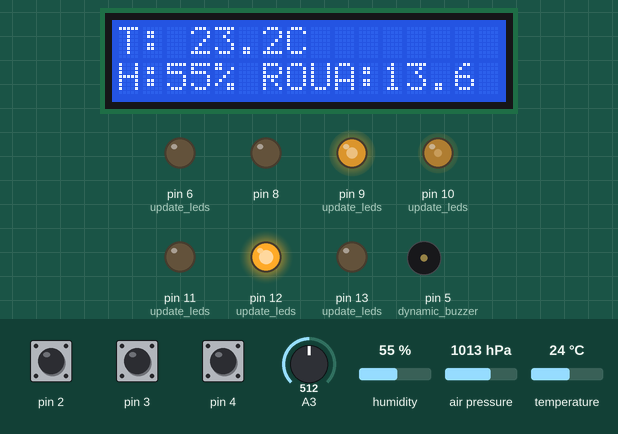
Simulated run of this program. Board: Arduino Uno, built with avr-gcc and run on an emulated ATmega328P. Shown: 16×2 character LCD, output pins drawn as LEDs (lit = HIGH), buzzer (waves = sounding, pin HIGH). Wiring (inferred from the names in the program): PCF8574 port expander at I2C address 0x27; AHT10/20 sensor at I2C address 0x38; BMP280 pressure sensor at I2C address 0x77. Wiring (inferred from the signals the program sends): character LCD (HD44780): RS Q0; E Q2; backlight Q3; data Q4, Q5, Q6, Q7. The test bench sets the inputs (shaded band); at power-on: pin 2 HIGH, pin 3 HIGH, pin 4 HIGH, A3 = 512, humidity 55 %, air pressure 1013 hPa, temperature 24 °C. EEPROM starts erased.

Above: at 2.9 s.
3.0 s: pin 2 pulled LOW for 3.2 s
At 6.4 s:
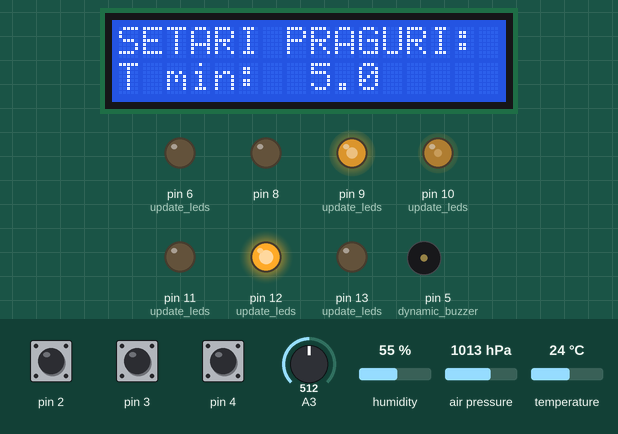
7.7 s: pin 2 pulled LOW for 0.15 s
At 9.2 s:
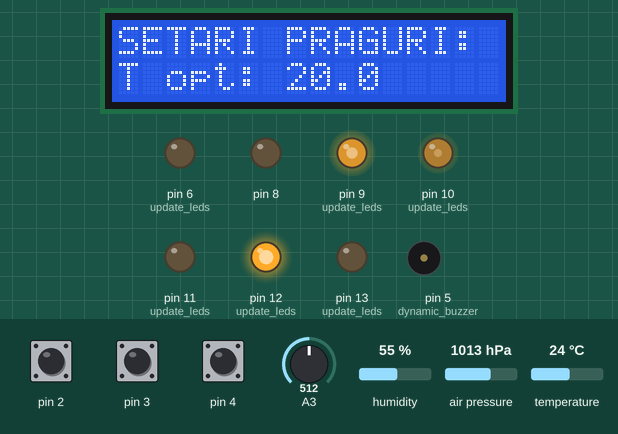
9.5 s: pin 2 pulled LOW for 1 s
At 11.9 s:
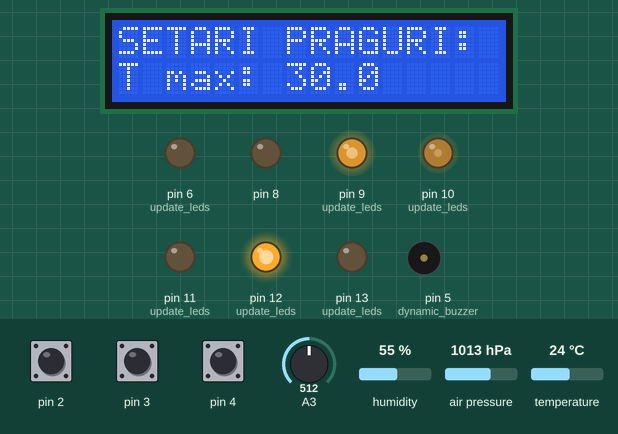
12.2 s: pin 2 pulled LOW for 0.15 s
At 13.6 s:
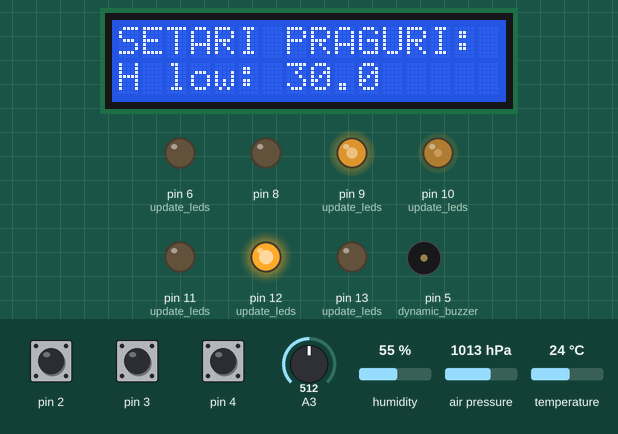
13.9 s: pin 2 pulled LOW for 0.15 s
At 15.1 s:
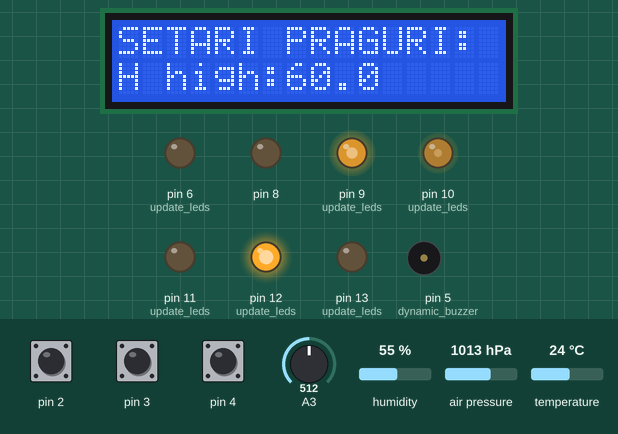
15.7 s: pin 2 pulled LOW for 1 s
At 17.2 s:
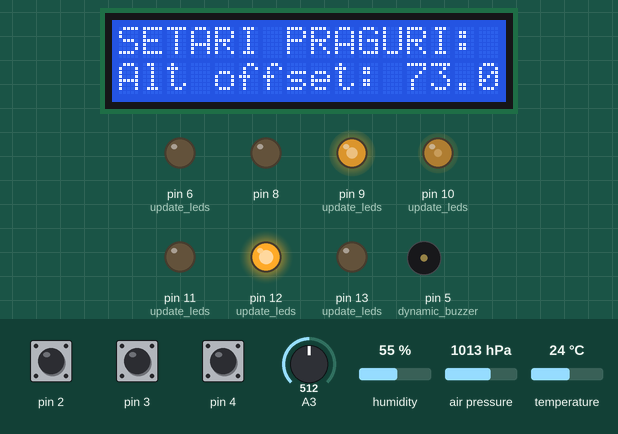
Timing chart, 0 to 18.7 s (numbered marks = the images above; inputs shaded):
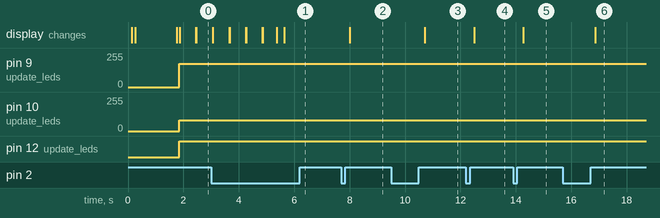

The program:

main.cpp
```cpp
#include <Arduino.h>
#include <avr/interrupt.h>
#include <avr/eeprom.h>
#include <math.h>
// configurare si definitii
// adrese i2c
#define LCD_ADDR    0x27
#define AHT20_ADDR  0x38
#define BMP280_ADDR 0x77

// constante pentru controlul lcdului prin i2c
#define LCD_CMD     0
#define LCD_DAT     1
#define EN          0x04 // bit de enable
#define BK          0x08 // bit pentru lumina de fundal

// configurare eeprom pentru salvarea setarilor
#define MAGIC_NUMBER 0x44 // verificare scriere eeprom
struct DeviceSettings {
    float t_min, t_opt, t_max;
    float h_low, h_high;
    uint8_t magic;
    float altitude_offset; // corectie altitudine
};
DeviceSettings settings;
// variabile de stare
bool in_menu = false;           // indicator setari
uint8_t menu_item = 0;          // elementul selectat
volatile uint8_t display_page = 0; // pagina curenta
volatile bool manual_mute = false; // stare mute
volatile uint8_t temp_unit = 0;    // 0 c 1 f 2 k
volatile uint8_t pressure_unit = 0;// 0 mmhg 1 hpa
volatile uint8_t altitude_unit = 0;// 0 m 1 ft
// filtrare date presiune
#define PRESSURE_SAMPLES 10
float p_buffer[PRESSURE_SAMPLES] = {0};
uint8_t p_index = 0;
bool p_filled = false;
static float P0 = 0; // presiunea de referinta pentru calculul altitudinii
// calibrare senzori
constexpr float AHT20_T_OFFSET = -0.8f;
constexpr float BMP280_P_OFFSET = 600.0f;
// gestionare memorie eeprom
// salveaza structura de setari in memoria permanenta
void save_to_eeprom() {
    settings.magic = MAGIC_NUMBER;
    eeprom_update_block((const void*)&settings, (void*)0, sizeof(DeviceSettings));
}
// incarca setarile sau aplica valori implicite daca memoria e goala
void load_from_eeprom() {
    eeprom_read_block((void*)&settings, (const void*)0, sizeof(DeviceSettings));
    if (!isfinite(settings.altitude_offset) || settings.magic != MAGIC_NUMBER) {
        settings.t_min = 5.0f;
        settings.t_opt = 20.0f;
        settings.t_max = 30.0f;
        settings.h_low = 30.0f;
        settings.h_high = 60.0f;
        settings.altitude_offset = 73.0f;
        settings.magic = MAGIC_NUMBER;
        save_to_eeprom();
    }
}

// calcul punct de roua formula magnus tetens
float calculate_dew_point(float t, float h) {
    float a = 17.27f, b = 237.7f;
    float alpha = ((a * t) / (b + t)) + log(h / 100.0f);
    return (b * alpha) / (a - alpha);
}
// filtru medie mobila pentru presiune
float smooth_pressure(float new_val) {
    p_buffer[p_index] = new_val;
    p_index = (p_index + 1) % PRESSURE_SAMPLES;
    if (p_index == 0) p_filled = true;
    uint8_t count = p_filled ? PRESSURE_SAMPLES : p_index;
    float sum = 0;
    for (uint8_t i = 0; i < count; i++) sum += p_buffer[i];
    return sum / count;
}

void i2c_init() {
    TWSR = 0;
    TWBR = 72;
    TWCR = (1 << TWEN);
}
bool i2c_start() {
    TWCR = (1 << TWINT) | (1 << TWSTA) | (1 << TWEN);
    uint16_t t = 10000; while (!(TWCR & (1 << TWINT)) && --t);
    return t > 0;
}
void i2c_stop() {
    TWCR = (1 << TWINT) | (1 << TWSTO) | (1 << TWEN);
}
void i2c_write(uint8_t d) {
    TWDR = d;
    TWCR = (1 << TWINT) | (1 << TWEN);
    uint16_t t = 10000; while (!(TWCR & (1 << TWINT)) && --t);
}
uint8_t i2c_read(bool ack) {
    TWCR = (1 << TWINT) | (1 << TWEN) | (ack ? (1 << TWEA) : 0);
    uint16_t t = 10000; while (!(TWCR & (1 << TWINT)) && --t);
    return TWDR;
}

void lcd_send(uint8_t val, uint8_t mode) {
    auto p = [&](uint8_t n) {
        i2c_start(); i2c_write(LCD_ADDR << 1);
        i2c_write(n | mode | BK | EN);
        i2c_write(n | mode | BK);
        i2c_stop();
    };
    p(val & 0xF0);
    p((val << 4) & 0xF0);
}
void lcd_init() {
    _delay_ms(50); lcd_send(0x30, LCD_CMD); _delay_ms(5);
    lcd_send(0x30, LCD_CMD); lcd_send(0x32, LCD_CMD);
    lcd_send(0x28, LCD_CMD);
    lcd_send(0x0C, LCD_CMD);
    lcd_send(0x01, LCD_CMD);
    _delay_ms(2);
}
void lcd_print(const char* s) {
    while (*s) lcd_send(*s++, LCD_DAT);
}
// intreruperi butoane isr
// pin d3 plus mute intrerupere externa
ISR(INT1_vect) {
    static unsigned long last_t = 0;
    if (millis() - last_t > 250) {
        if (!in_menu) manual_mute = !manual_mute;
        else {
            switch(menu_item) {
                case 0: settings.t_min += 0.5f;
                        break;
                case 1: settings.t_opt += 0.5f;
                        break;
                case 2: settings.t_max += 0.5f;
                        break;
                case 3: settings.h_low += 1.0f;
                        break;
                case 4: settings.h_high += 1.0f;
                        break;
                case 5: settings.altitude_offset += 1.0f;
                        break;
            }
        }
    }
    last_t = millis();
}
// pin d4 minus unitati intrerupere la schimbare pin
ISR(PCINT2_vect) {
    static unsigned long last_t = 0;
    if (!(PIND & (1 << PIND4)) && (millis() - last_t > 250)) {
        if (!in_menu) {
            if (display_page == 0) temp_unit = (temp_unit + 1) % 3;
            else if (display_page == 1) pressure_unit = (pressure_unit + 1) % 2;
            else altitude_unit = (altitude_unit + 1) % 2;
        } else {
            switch(menu_item) {
                case 0: settings.t_min -= 0.5f;
                        break;
                case 1: settings.t_opt -= 0.5f;
                        break;
                case 2: settings.t_max -= 0.5f;
                        break;
                case 3: settings.h_low -= 1.0f;
                        break;
                case 4: settings.h_high -= 1.0f;
                        break;
                case 5: settings.altitude_offset -= 1.0f;
                        break;
            }
        }
    }
    last_t = millis();
}
// control periferice buzzer leduri
void dynamic_buzzer(float t, float lux) {
    bool night_mute = (lux < 10.0f); // dezactivare automata pe timp de noapte

    // buzzerul tace daca temperatura este in limite sau daca este activat modul silentios
    if (manual_mute || night_mute || (t < settings.t_max && t > settings.t_min)) {
        TCCR0A &= ~(1 << COM0B1);
        PORTD &= ~(1 << PD5);
        return;
    }

    TCCR0A |= (1 << COM0B1); // activare pwm pe buzzer pd5
    float severity = (t >= settings.t_max) ? (t - settings.t_max) : (settings.t_min - t);
    OCR0B = (uint8_t)((severity / 10.0f) * 255.0f); // intensitatea sunetului depinde de gravitate
}
void update_leds(float t, float h) {

    uint8_t r = 0, g = 0, b = 0;

    // logica tranzitie culori rece albastru optim verde fierbinte rosu
    if (t <= settings.t_min)
        b = 255;
    else if (t < settings.t_opt) {
        b = map(t*10, settings.t_min*10, settings.t_opt*10, 255, 0);
        g = map(t*10, settings.t_min*10, settings.t_opt*10, 0, 255);
    }
    else if (t < settings.t_max) {
        g = map(t*10, settings.t_opt*10, settings.t_max*10, 255, 0);
        r = map(t*10, settings.t_opt*10, settings.t_max*10, 0, 255);
    }
    else { r = 255; }
    // aplicare pwm pentru led rgb pb2r pb1g pd6b
    if (r == 0) {
        TCCR1A &= ~(1 << COM1B1);
        PORTB &= ~(1 << PB2);
    } else {
        TCCR1A |= (1 << COM1B1);
        OCR1B = r; }
    if (g == 0) {
        TCCR1A &= ~(1 << COM1A1);
        PORTB &= ~(1 << PB1);
    } else {
        TCCR1A |= (1 << COM1A1);
        OCR1A = g; }
    if (b == 0) {
        TCCR0A &= ~(1 << COM0A1);
        PORTD &= ~(1 << PD6);
    } else {
        TCCR0A |= (1 << COM0A1);
         OCR0A = b;
    }
    // leduri discrete pentru umiditate pb3 low pb4 ok pb5 high
    PORTB &= ~((1 << PB5) | (1 << PB4) | (1 << PB3));
    if (h < settings.h_low)
        PORTB |= (1 << PB3);
    else
        if (h > settings.h_high)
            PORTB |= (1 << PB5);
        else
            PORTB |= (1 << PB4);
}
// bmp280 calcul si compensare
uint16_t dig_T1, dig_P1;
int16_t dig_T2, dig_T3, dig_P2, dig_P3, dig_P4, dig_P5, dig_P6, dig_P7, dig_P8, dig_P9;
int32_t t_fine;

uint16_t bmp_read16(uint8_t reg) {
    i2c_start();
    i2c_write(BMP280_ADDR << 1);
    i2c_write(reg);
    i2c_start();
    i2c_write((BMP280_ADDR << 1) | 1);
    uint8_t lo = i2c_read(true);
    uint8_t hi = i2c_read(false);
    i2c_stop();
    return (uint16_t)(hi << 8) | lo;
}

void bmp_read_calibration() {
    dig_T1 = bmp_read16(0x88); dig_T2 = (int16_t)bmp_read16(0x8A);
    dig_T3 = (int16_t)bmp_read16(0x8C);
    dig_P1 = bmp_read16(0x8E); dig_P2 = (int16_t)bmp_read16(0x90);
    dig_P3 = (int16_t)bmp_read16(0x92);
    dig_P4 = (int16_t)bmp_read16(0x94);
    dig_P5 = (int16_t)bmp_read16(0x96);
    dig_P6 = (int16_t)bmp_read16(0x98);
    dig_P7 = (int16_t)bmp_read16(0x9A);
    dig_P8 = (int16_t)bmp_read16(0x9C);
    dig_P9 = (int16_t)bmp_read16(0x9E);
}

float bmp_compensate_temp(int32_t adc_T) {
    int32_t v1 = ((((adc_T >> 3) - ((int32_t)dig_T1 << 1))) * ((int32_t)dig_T2)) >> 11;
    int32_t v2 = (((((adc_T >> 4) - ((int32_t)dig_T1)) * ((adc_T >> 4) - ((int32_t)dig_T1))) >> 12) * ((int32_t)dig_T3)) >> 14;
    t_fine = v1 + v2;
    return (float)((t_fine * 5 + 128) >> 8) / 100.0f;
}

float bmp_compensate_pressure(int32_t adc_P) {
    int64_t v1 = ((int64_t)t_fine) - 128000;
    int64_t v2 = v1 * v1 * (int64_t)dig_P6;
    v2 += ((v1 * (int64_t)dig_P5) << 17);
    v2 += ((int64_t)dig_P4 << 35);
    v1 = ((v1 * v1 * (int64_t)dig_P3) >> 8) + ((v1 * (int64_t)dig_P2) << 12);
    v1 = (((int64_t)1 << 47) + v1) * ((int64_t)dig_P1) >> 33;
    if (v1 == 0)
        return 0;
    int64_t p = 1048576 - adc_P;
    p = (((p << 31) - v2) * 3125) / v1;
    v1 = ((int64_t)dig_P9 * (p >> 13) * (p >> 13)) >> 25;
    v2 = ((int64_t)dig_P8 * p) >> 19;
    return (float)(((p + v1 + v2) >> 8) + ((int64_t)dig_P7 << 4)) / 256.0f;
}

// configurare sistem setup
void setup() {
    load_from_eeprom();

    // configurare pini de iesire
    DDRB |= 0x3F; // pb0pb5 devin iesiri
    DDRD |= (1 << DDD5) | (1 << DDD6); // pd5 buzzer pd6 led albastru

    // configurare rezistente pullup pentru butoane
    PORTD |= (1 << PORTD2) | (1 << PORTD3) | (1 << PORTD4);

    // configurare timer 1 fast pwm 8bit pentru led rosu verde
    TCCR1A = (1 << WGM10) | (1 << COM1A1) | (1 << COM1B1);
    TCCR1B = (1 << WGM12) | (1 << CS11) | (1 << CS10);

    // configurare timer 0 fast pwm pentru buzzer si led albastru
    TCCR0A |= (1 << COM0A1) | (1 << WGM00) | (1 << WGM01);
    TCCR0B |= (1 << CS01) | (1 << CS00);
    // activare intreruperi externe
    EICRA |= (1 << ISC11);
    EIMSK |= (1 << INT1);
    PCICR  |= (1 << PCIE2);
    PCMSK2 |= (1 << PCINT20);

    // configurare adc senzor lumina pin a3
    ADMUX  = (1 << REFS0) | (1 << MUX1) | (1 << MUX0);
    ADCSRA = (1 << ADEN) | (1 << ADPS2) | (1 << ADPS1) | (1 << ADPS0);

    sei(); // activare globala intreruperi
    i2c_init();
    lcd_init();

    // initializare senzori
    if (i2c_start()) {
        i2c_write(BMP280_ADDR << 1);
        i2c_write(0xF4);
        i2c_write(0x57);
        i2c_stop(); }
    delay(100);
    bmp_read_calibration();
    if (i2c_start()) {
        i2c_write(AHT20_ADDR << 1);
        i2c_write(0xBE);
        i2c_write(0x08);
        i2c_write(0x00);
        i2c_stop();
    }

    // mesaj de bun venit pe ecran
    lcd_print("  Statie Meteo  ");
    lcd_send(0xC0, LCD_CMD);
    lcd_print("Nicolaescu Alex");
    delay(1500);
    lcd_send(0x01, LCD_CMD);
}
// ciclul principal loop
void loop() {
    static unsigned long d2_press_time = 0;
    static bool d2_was_pressed = false, long_press_triggered = false;
    // logica buton d2 meniu apasare lunga navigare apasare scurta
    bool d2_pressed = !(PIND & (1 << PIND2));
    if (d2_pressed) {
        if (!d2_was_pressed) {
            d2_was_pressed = true;
            d2_press_time = millis();
            long_press_triggered = false;
        }
        if (!long_press_triggered && (millis() - d2_press_time >= 2000)) {
            in_menu = !in_menu;
            long_press_triggered = true;
            if (!in_menu)
                save_to_eeprom(); // salveaza setarile la iesirea din meniu
            lcd_send(0x01, LCD_CMD);
            if (in_menu)
                menu_item = 0;
            delay(250);
        }
    } else {
        if (d2_was_pressed) {
            if (!long_press_triggered) {
                if (!in_menu)
                    display_page = (display_page + 1) % 3;
                else
                    menu_item = (menu_item + 1) % 6;
                delay(120);
            }
            d2_was_pressed = false;
        }
    }
    // afisare mod meniu
    if (in_menu) {
        char valBuf[10];
        lcd_send(0x80, LCD_CMD);
        lcd_print("SETARI PRAGURI:");
        lcd_send(0xC0, LCD_CMD);
        switch(menu_item) {
            case 0: lcd_print("T min: ");
                dtostrf(settings.t_min, 4, 1, valBuf);
                break;
            case 1: lcd_print("T opt: ");
                    dtostrf(settings.t_opt, 4, 1, valBuf);
                    break;
            case 2: lcd_print("T max: ");
                    dtostrf(settings.t_max, 4, 1, valBuf);
                    break;
            case 3: lcd_print("H low: ");
                    dtostrf(settings.h_low, 4, 1, valBuf);
                    break;
            case 4: lcd_print("H high:");
                    dtostrf(settings.h_high, 4, 1, valBuf);
                    break;
            case 5: lcd_print("Alt offset: ");
                    dtostrf(settings.altitude_offset, 4, 1, valBuf);
                    break;
        }
        lcd_print(valBuf);
        lcd_print("   ");
        delay(100);
    }
    // afisare mod monitorizare pagini
    else {
        // citire aht20 umiditate si temperatura
        i2c_start();
        i2c_write(AHT20_ADDR << 1);
        i2c_write(0xAC);
        i2c_write(0x33);
        i2c_write(0x00);
        i2c_stop();
        delay(80);
        i2c_start();
        i2c_write((AHT20_ADDR << 1) | 1);
        i2c_read(true);
        uint8_t h1=i2c_read(true), h2=i2c_read(true), h3=i2c_read(true), t1=i2c_read(true), t2=i2c_read(false);
        i2c_stop();

        float h = (((uint32_t)h1 << 12) | ((uint32_t)h2 << 4) | (h3 >> 4)) * 100.0f / 1048576.0f;
        float t = ((((uint32_t)h3 & 0x0F) << 16) | ((uint32_t)t1 << 8) | t2) * 200.0f / 1048576.0f - 50.0f + AHT20_T_OFFSET;
        // citire bmp280 presiune
        i2c_start();
        i2c_write(BMP280_ADDR << 1);
        i2c_write(0xF7);
        i2c_start();
        i2c_write((BMP280_ADDR << 1) | 1);
        uint8_t p_msb=i2c_read(true), p_lsb=i2c_read(true), p_xlsb=i2c_read(true), t_msb=i2c_read(true), t_lsb=i2c_read(true), t_xlsb=i2c_read(false); i2c_stop();

        bmp_compensate_temp(((int32_t)t_msb << 12) | ((int32_t)t_lsb << 4) | (t_xlsb >> 4));
        float p_pa = bmp_compensate_pressure(((int32_t)p_msb << 12) | ((int32_t)p_lsb << 4) | (p_xlsb >> 4)) + BMP280_P_OFFSET;

        if (!isfinite(p_pa) || p_pa <= 0)
            return;
        if (!isfinite(P0) || P0 <= 0)
            P0 = p_pa; // prima citire devine referinta pentru calcul
        // calcul altitudine
        float ratio = p_pa / P0;
        if (!isfinite(ratio) || ratio <= 0.0f)
            ratio = 0.0001f;
        float alt_raw = 44330.0f * (1.0f - powf(ratio, 0.1903f));
        float alt = alt_raw + settings.altitude_offset;
        float p_mm = smooth_pressure(p_pa / 133.322f);
        // citire lux senzor analogic de lumina
        ADCSRA |= (1 << ADSC);
        while (ADCSRA & (1 << ADSC));
        float lux = (float)ADC * 0.9765f;
        update_leds(t, h);
        dynamic_buzzer(t, lux);
        char buf[16];
        lcd_send(0x01, LCD_CMD); delay(2);

        // pagina 0 temperatura umiditate si punct de roua
        if (display_page == 0) {
            float dt = (temp_unit == 1) ? t * 1.8 + 32 : (temp_unit == 2 ? t + 273.15 : t);
            lcd_print("T:");
            dtostrf(dt, 5, 1, buf);
            lcd_print(buf);
            lcd_print(temp_unit == 1 ? "F" : (temp_unit == 2 ? "K" : "C"));
            if (manual_mute)
                lcd_print(" [M]");
            else if (lux < 10)
                lcd_print(" [N]");

            lcd_send(0xC0, LCD_CMD);
            lcd_print("H:");
            dtostrf(h, 2, 0, buf);
            lcd_print(buf);
            lcd_print("% ROUA:");
            float dp_c = calculate_dew_point(t, h);
            float ddp = (temp_unit == 1) ? dp_c * 1.8 + 32 : (temp_unit == 2 ? dp_c + 273.15 : dp_c);
            dtostrf(ddp, 4, 1, buf);
            lcd_print(buf);
        }
        // pagina 1 presiune si prognoza simpla
        else if (display_page == 1) {
            float dp = (pressure_unit == 1) ? p_mm * 1.33322f : p_mm;
            lcd_print("P:");
            dtostrf(dp, 5, 1, buf);
            lcd_print(buf);
            lcd_print(pressure_unit == 1 ? "hPa" : "mmHg");
            if (manual_mute)
                lcd_print(" [M]");
            else if (lux < 10)
                lcd_print(" [N]");


            lcd_send(0xC0, LCD_CMD);
            if (p_mm > 775)
                lcd_print("Cer senin");
            else if (p_mm > 760)
                lcd_print("Frumos");
            else if (p_mm > 745)
                lcd_print("Variabil");
            else if (p_mm > 730)
                lcd_print("Innorat");
            else
                lcd_print("Ploaie/Furtuna");
        }
        // pagina 2 altitudine si luminozitate
        else {
            float da = (altitude_unit == 1) ? alt * 3.28084f : alt;
            lcd_print("Alt:");
            dtostrf(da, 4, 1, buf);
            lcd_print(buf);
            lcd_print(altitude_unit == 1 ? "ft" : "m");
            if (manual_mute)
                lcd_print(" [M]");
            else if (lux < 10)
                lcd_print(" [N]");


            lcd_send(0xC0, LCD_CMD);
            lcd_print("Lum: ");
            dtostrf(lux, 4, 1, buf);
            lcd_print(buf);
            lcd_print(" lx");
        }
        delay(200);
    }
}
```

Measured:
- after the input at 7.7 s, the display: changes after 0.30 s (image 2)
- after the input at 9.5 s, the display: changes after 1.2 s (image 3)
- after the input at 12.2 s, the display: changes after 0.29 s (image 4)
- after the input at 13.9 s, the display: changes after 0.36 s (image 5)
- after the input at 15.7 s, the display: changes after 1.2 s (image 6)
